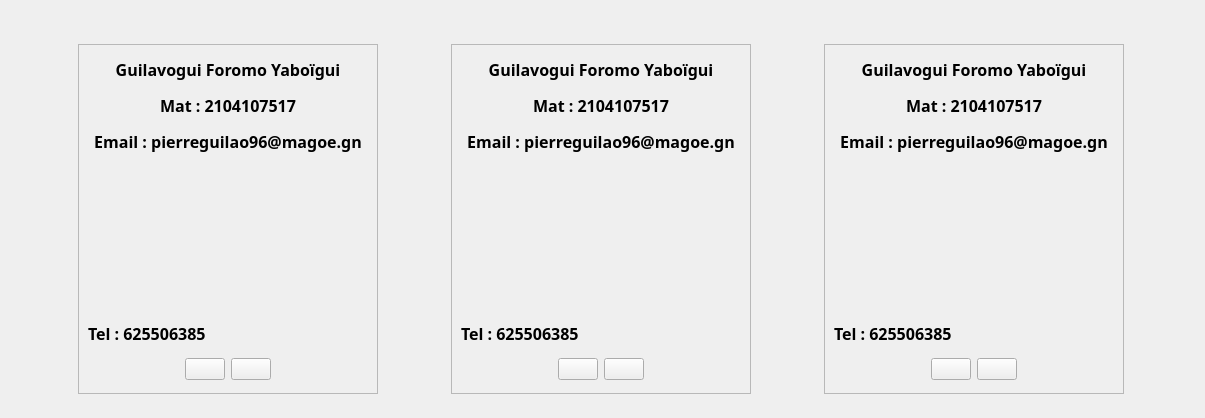
                                    <widget class="QWidget" name="scrollAreaWidgetContents_3">
                                     <property name="geometry">
                                      <rect>
                                       <x>0</x>
                                       <y>0</y>
                                       <width>1205</width>
                                       <height>418</height>
                                      </rect>
                                     </property>
                                     <layout class="QGridLayout" name="gridLayout_2">
                                      <item row="0" column="1">
                                       <widget class="QFrame" name="gridEleveFrame_2">
                                        <property name="sizePolicy">
                                         <sizepolicy hsizetype="Preferred" vsizetype="Preferred">
                                          <horstretch>0</horstretch>
                                          <verstretch>0</verstretch>
                                         </sizepolicy>
                                        </property>
                                        <property name="minimumSize">
                                         <size>
                                          <width>300</width>
                                          <height>350</height>
                                         </size>
                                        </property>
                                        <property name="maximumSize">
                                         <size>
                                          <width>300</width>
                                          <height>330</height>
                                         </size>
                                        </property>
                                        <property name="frameShape">
                                         <enum>QFrame::StyledPanel</enum>
                                        </property>
                                        <property name="frameShadow">
                                         <enum>QFrame::Raised</enum>
                                        </property>
                                        <layout class="QVBoxLayout" name="verticalLayout_67">
                                         <item>
                                          <widget class="QLabel" name="gridEleveNomPrenom_4">
                                           <property name="font">
                                            <font>
                                             <family>Century Gothic</family>
                                             <pointsize>12</pointsize>
                                             <weight>75</weight>
                                             <bold>true</bold>
                                            </font>
                                           </property>
                                           <property name="text">
                                            <string>Guilavogui Foromo Yaboïgui</string>
                                           </property>
                                           <property name="alignment">
                                            <set>Qt::AlignCenter</set>
                                           </property>
                                           <property name="wordWrap">
                                            <bool>true</bool>
                                           </property>
                                          </widget>
                                         </item>
                                         <item>
                                          <widget class="QLabel" name="gridEleveMatricule_4">
                                           <property name="font">
                                            <font>
                                             <family>Century Gothic</family>
                                             <pointsize>12</pointsize>
                                             <weight>75</weight>
                                             <bold>true</bold>
                                            </font>
                                           </property>
                                           <property name="text">
                                            <string>Mat : 2104107517</string>
                                           </property>
                                           <property name="alignment">
                                            <set>Qt::AlignCenter</set>
                                           </property>
                                           <property name="wordWrap">
                                            <bool>true</bool>
                                           </property>
                                          </widget>
                                         </item>
                                         <item>
                                          <widget class="QLabel" name="gridEleveEmail_4">
                                           <property name="font">
                                            <font>
                                             <family>Century Gothic</family>
                                             <pointsize>12</pointsize>
                                             <weight>75</weight>
                                             <bold>true</bold>
                                            </font>
                                           </property>
                                           <property name="text">
                                            <string>Email : pierreguilao96@magoe.gn</string>
                                           </property>
                                           <property name="alignment">
                                            <set>Qt::AlignCenter</set>
                                           </property>
                                           <property name="wordWrap">
                                            <bool>true</bool>
                                           </property>
                                          </widget>
                                         </item>
                                         <item alignment="Qt::AlignHCenter">
                                          <widget class="QLabel" name="gridElevePhoto_4">
                                           <property name="minimumSize">
                                            <size>
                                             <width>200</width>
                                             <height>150</height>
                                            </size>
                                           </property>
                                           <property name="maximumSize">
                                            <size>
                                             <width>150</width>
                                             <height>200</height>
                                            </size>
                                           </property>
                                           <property name="text">
                                            <string/>
                                           </property>
                                           <property name="scaledContents">
                                            <bool>true</bool>
                                           </property>
                                           <property name="wordWrap">
                                            <bool>true</bool>
                                           </property>
                                          </widget>
                                         </item>
                                         <item>
                                          <widget class="QLabel" name="gridEeleveContact_4">
                                           <property name="font">
                                            <font>
                                             <family>Century Gothic</family>
                                             <pointsize>12</pointsize>
                                             <weight>75</weight>
                                             <bold>true</bold>
                                            </font>
                                           </property>
                                           <property name="text">
                                            <string>Tel : 625506385</string>
                                           </property>
                                           <property name="wordWrap">
                                            <bool>true</bool>
                                           </property>
                                          </widget>
                                         </item>
                                         <item>
                                          <layout class="QHBoxLayout" name="horizontalLayout_38">
                                           <item alignment="Qt::AlignRight|Qt::AlignVCenter">
                                            <widget class="QPushButton" name="gridEleveUpdateBtn_4">
                                             <property name="cursor">
                                              <cursorShape>PointingHandCursor</cursorShape>
                                             </property>
                                             <property name="text">
                                              <string/>
                                             </property>
                                             <property name="icon">
                                              <iconset resource="../QSS/QSS_Resources.qrc">
                                               <normaloff>:/newPrefix/Icons/edit.png</normaloff>:/newPrefix/Icons/edit.png</iconset>
                                             </property>
                                             <property name="iconSize">
                                              <size>
                                               <width>28</width>
                                               <height>28</height>
                                              </size>
                                             </property>
                                            </widget>
                                           </item>
                                           <item alignment="Qt::AlignLeft|Qt::AlignVCenter">
                                            <widget class="QPushButton" name="gridEleveUpdatePhoto_4">
                                             <property name="cursor">
                                              <cursorShape>PointingHandCursor</cursorShape>
                                             </property>
                                             <property name="text">
                                              <string/>
                                             </property>
                                             <property name="icon">
                                              <iconset resource="../QSS/QSS_Resources.qrc">
                                               <normaloff>:/newPrefix/Icons/camera.png</normaloff>:/newPrefix/Icons/camera.png</iconset>
                                             </property>
                                             <property name="iconSize">
                                              <size>
                                               <width>28</width>
                                               <height>28</height>
                                              </size>
                                             </property>
                                            </widget>
                                           </item>
                                          </layout>
                                         </item>
                                        </layout>
                                       </widget>
                                      </item>
                                      <item row="0" column="0">
                                       <widget class="QFrame" name="gridEleveFrame">
                                        <property name="sizePolicy">
                                         <sizepolicy hsizetype="Preferred" vsizetype="Preferred">
                                          <horstretch>0</horstretch>
                                          <verstretch>0</verstretch>
                                         </sizepolicy>
                                        </property>
                                        <property name="minimumSize">
                                         <size>
                                          <width>300</width>
                                          <height>350</height>
                                         </size>
                                        </property>
                                        <property name="maximumSize">
                                         <size>
                                          <width>300</width>
                                          <height>330</height>
                                         </size>
                                        </property>
                                        <property name="frameShape">
                                         <enum>QFrame::StyledPanel</enum>
                                        </property>
                                        <property name="frameShadow">
                                         <enum>QFrame::Raised</enum>
                                        </property>
                                        <layout class="QVBoxLayout" name="verticalLayout_65">
                                         <item>
                                          <widget class="QLabel" name="gridEleveNomPrenom">
                                           <property name="font">
                                            <font>
                                             <family>Century Gothic</family>
                                             <pointsize>12</pointsize>
                                             <weight>75</weight>
                                             <bold>true</bold>
                                            </font>
                                           </property>
                                           <property name="text">
                                            <string>Guilavogui Foromo Yaboïgui</string>
                                           </property>
                                           <property name="alignment">
                                            <set>Qt::AlignCenter</set>
                                           </property>
                                           <property name="wordWrap">
                                            <bool>true</bool>
                                           </property>
                                          </widget>
                                         </item>
                                         <item>
                                          <widget class="QLabel" name="gridEleveMatricule">
                                           <property name="font">
                                            <font>
                                             <family>Century Gothic</family>
                                             <pointsize>12</pointsize>
                                             <weight>75</weight>
                                             <bold>true</bold>
                                            </font>
                                           </property>
                                           <property name="text">
                                            <string>Mat : 2104107517</string>
                                           </property>
                                           <property name="alignment">
                                            <set>Qt::AlignCenter</set>
                                           </property>
                                           <property name="wordWrap">
                                            <bool>true</bool>
                                           </property>
                                          </widget>
                                         </item>
                                         <item>
                                          <widget class="QLabel" name="gridEleveEmail">
                                           <property name="font">
                                            <font>
                                             <family>Century Gothic</family>
                                             <pointsize>12</pointsize>
                                             <weight>75</weight>
                                             <bold>true</bold>
                                            </font>
                                           </property>
                                           <property name="text">
                                            <string>Email : pierreguilao96@magoe.gn</string>
                                           </property>
                                           <property name="alignment">
                                            <set>Qt::AlignCenter</set>
                                           </property>
                                           <property name="wordWrap">
                                            <bool>true</bool>
                                           </property>
                                          </widget>
                                         </item>
                                         <item alignment="Qt::AlignHCenter">
                                          <widget class="QLabel" name="gridElevePhoto">
                                           <property name="minimumSize">
                                            <size>
                                             <width>200</width>
                                             <height>150</height>
                                            </size>
                                           </property>
                                           <property name="maximumSize">
                                            <size>
                                             <width>150</width>
                                             <height>200</height>
                                            </size>
                                           </property>
                                           <property name="text">
                                            <string/>
                                           </property>
                                           <property name="scaledContents">
                                            <bool>true</bool>
                                           </property>
                                           <property name="wordWrap">
                                            <bool>true</bool>
                                           </property>
                                          </widget>
                                         </item>
                                         <item>
                                          <widget class="QLabel" name="gridEeleveContact">
                                           <property name="font">
                                            <font>
                                             <family>Century Gothic</family>
                                             <pointsize>12</pointsize>
                                             <weight>75</weight>
                                             <bold>true</bold>
                                            </font>
                                           </property>
                                           <property name="text">
                                            <string>Tel : 625506385</string>
                                           </property>
                                           <property name="wordWrap">
                                            <bool>true</bool>
                                           </property>
                                          </widget>
                                         </item>
                                         <item>
                                          <layout class="QHBoxLayout" name="horizontalLayout_35">
                                           <item alignment="Qt::AlignRight|Qt::AlignVCenter">
                                            <widget class="QPushButton" name="gridEleveUpdateBtn">
                                             <property name="cursor">
                                              <cursorShape>PointingHandCursor</cursorShape>
                                             </property>
                                             <property name="text">
                                              <string/>
                                             </property>
                                             <property name="icon">
                                              <iconset resource="../QSS/QSS_Resources.qrc">
                                               <normaloff>:/newPrefix/Icons/edit.png</normaloff>:/newPrefix/Icons/edit.png</iconset>
                                             </property>
                                             <property name="iconSize">
                                              <size>
                                               <width>28</width>
                                               <height>28</height>
                                              </size>
                                             </property>
                                            </widget>
                                           </item>
                                           <item alignment="Qt::AlignLeft|Qt::AlignVCenter">
                                            <widget class="QPushButton" name="gridEleveUpdatePhoto">
                                             <property name="cursor">
                                              <cursorShape>PointingHandCursor</cursorShape>
                                             </property>
                                             <property name="text">
                                              <string/>
                                             </property>
                                             <property name="icon">
                                              <iconset resource="../QSS/QSS_Resources.qrc">
                                               <normaloff>:/newPrefix/Icons/camera.png</normaloff>:/newPrefix/Icons/camera.png</iconset>
                                             </property>
                                             <property name="iconSize">
                                              <size>
                                               <width>28</width>
                                               <height>28</height>
                                              </size>
                                             </property>
                                            </widget>
                                           </item>
                                          </layout>
                                         </item>
                                        </layout>
                                       </widget>
                                      </item>
                                      <item row="0" column="2">
                                       <widget class="QFrame" name="gridEleveFrame_3">
                                        <property name="sizePolicy">
                                         <sizepolicy hsizetype="Preferred" vsizetype="Preferred">
                                          <horstretch>0</horstretch>
                                          <verstretch>0</verstretch>
                                         </sizepolicy>
                                        </property>
                                        <property name="minimumSize">
                                         <size>
                                          <width>300</width>
                                          <height>350</height>
                                         </size>
                                        </property>
                                        <property name="maximumSize">
                                         <size>
                                          <width>300</width>
                                          <height>330</height>
                                         </size>
                                        </property>
                                        <property name="frameShape">
                                         <enum>QFrame::StyledPanel</enum>
                                        </property>
                                        <property name="frameShadow">
                                         <enum>QFrame::Raised</enum>
                                        </property>
                                        <layout class="QVBoxLayout" name="verticalLayout_68">
                                         <item>
                                          <widget class="QLabel" name="gridEleveNomPrenom_5">
                                           <property name="font">
                                            <font>
                                             <family>Century Gothic</family>
                                             <pointsize>12</pointsize>
                                             <weight>75</weight>
                                             <bold>true</bold>
                                            </font>
                                           </property>
                                           <property name="text">
                                            <string>Guilavogui Foromo Yaboïgui</string>
                                           </property>
                                           <property name="alignment">
                                            <set>Qt::AlignCenter</set>
                                           </property>
                                           <property name="wordWrap">
                                            <bool>true</bool>
                                           </property>
                                          </widget>
                                         </item>
                                         <item>
                                          <widget class="QLabel" name="gridEleveMatricule_5">
                                           <property name="font">
                                            <font>
                                             <family>Century Gothic</family>
                                             <pointsize>12</pointsize>
                                             <weight>75</weight>
                                             <bold>true</bold>
                                            </font>
                                           </property>
                                           <property name="text">
                                            <string>Mat : 2104107517</string>
                                           </property>
                                           <property name="alignment">
                                            <set>Qt::AlignCenter</set>
                                           </property>
                                           <property name="wordWrap">
                                            <bool>true</bool>
                                           </property>
                                          </widget>
                                         </item>
                                         <item>
                                          <widget class="QLabel" name="gridEleveEmail_5">
                                           <property name="font">
                                            <font>
                                             <family>Century Gothic</family>
                                             <pointsize>12</pointsize>
                                             <weight>75</weight>
                                             <bold>true</bold>
                                            </font>
                                           </property>
                                           <property name="text">
                                            <string>Email : pierreguilao96@magoe.gn</string>
                                           </property>
                                           <property name="alignment">
                                            <set>Qt::AlignCenter</set>
                                           </property>
                                           <property name="wordWrap">
                                            <bool>true</bool>
                                           </property>
                                          </widget>
                                         </item>
                                         <item alignment="Qt::AlignHCenter">
                                          <widget class="QLabel" name="gridElevePhoto_5">
                                           <property name="minimumSize">
                                            <size>
                                             <width>200</width>
                                             <height>150</height>
                                            </size>
                                           </property>
                                           <property name="maximumSize">
                                            <size>
                                             <width>150</width>
                                             <height>200</height>
                                            </size>
                                           </property>
                                           <property name="text">
                                            <string/>
                                           </property>
                                           <property name="scaledContents">
                                            <bool>true</bool>
                                           </property>
                                           <property name="wordWrap">
                                            <bool>true</bool>
                                           </property>
                                          </widget>
                                         </item>
                                         <item>
                                          <widget class="QLabel" name="gridEeleveContact_5">
                                           <property name="font">
                                            <font>
                                             <family>Century Gothic</family>
                                             <pointsize>12</pointsize>
                                             <weight>75</weight>
                                             <bold>true</bold>
                                            </font>
                                           </property>
                                           <property name="text">
                                            <string>Tel : 625506385</string>
                                           </property>
                                           <property name="wordWrap">
                                            <bool>true</bool>
                                           </property>
                                          </widget>
                                         </item>
                                         <item>
                                          <layout class="QHBoxLayout" name="horizontalLayout_39">
                                           <item alignment="Qt::AlignRight|Qt::AlignVCenter">
                                            <widget class="QPushButton" name="gridEleveUpdateBtn_5">
                                             <property name="cursor">
                                              <cursorShape>PointingHandCursor</cursorShape>
                                             </property>
                                             <property name="text">
                                              <string/>
                                             </property>
                                             <property name="icon">
                                              <iconset resource="../QSS/QSS_Resources.qrc">
                                               <normaloff>:/newPrefix/Icons/edit.png</normaloff>:/newPrefix/Icons/edit.png</iconset>
                                             </property>
                                             <property name="iconSize">
                                              <size>
                                               <width>28</width>
                                               <height>28</height>
                                              </size>
                                             </property>
                                            </widget>
                                           </item>
                                           <item alignment="Qt::AlignLeft|Qt::AlignVCenter">
                                            <widget class="QPushButton" name="gridEleveUpdatePhoto_5">
                                             <property name="cursor">
                                              <cursorShape>PointingHandCursor</cursorShape>
                                             </property>
                                             <property name="text">
                                              <string/>
                                             </property>
                                             <property name="icon">
                                              <iconset resource="../QSS/QSS_Resources.qrc">
                                               <normaloff>:/newPrefix/Icons/camera.png</normaloff>:/newPrefix/Icons/camera.png</iconset>
                                             </property>
                                             <property name="iconSize">
                                              <size>
                                               <width>28</width>
                                               <height>28</height>
                                              </size>
                                             </property>
                                            </widget>
                                           </item>
                                          </layout>
                                         </item>
                                        </layout>
                                       </widget>
                                      </item>
                                     </layout>
                                    </widget>
